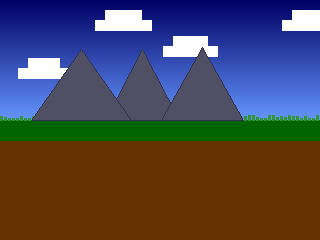
#> input picture scene_bg.png, 320 x 240 px
$ python -i post_effects.py   (imports and definitions only)
#> lines starting #> are read from the running program, lines starting #| are printed output that depends on the picture
"""
艺术滤镜后处理系统
为像素角色添加各种艺术效果（发光、水墨、手绘、复古等）
"""

from PIL import Image, ImageFilter, ImageEnhance, ImageDraw
import texture_generator as tex
import random


def _ensure_rgba(image):
    if image.mode != "RGBA":
        return image.convert("RGBA")
    return image


def _apply_effect_with_alpha_mask(original, processed):
    """
    Apply the processed RGB effect back to the original Alpha channel.
    This preserves transparency.
    """
    if original.mode != "RGBA":
        return processed

    r, g, b, a = original.split()

    if processed.mode != "RGB":
        processed = processed.convert("RGB")

    if processed.size != original.size:
        processed = processed.resize(original.size)

    r_p, g_p, b_p = processed.split()
    return Image.merge("RGBA", (r_p, g_p, b_p, a))


# [94 lines left out: functions apply_ink_effect, apply_neon_glow, apply_sketch_texture, apply_retro_crt, not called in this run]


def apply_vector_polish(image):
    """
    矢量抛光
    """
    image = _ensure_rgba(image)
    rgb_img = image.convert("RGB")

    # 1. 轻微模糊
    smoothed = rgb_img.filter(ImageFilter.GaussianBlur(radius=0.3))

    # 2. 增强对比度
    contrast = ImageEnhance.Contrast(smoothed)
    result = contrast.enhance(1.15)

    # 3. 增强饱和度
    enhancer = ImageEnhance.Color(result)
    result = enhancer.enhance(1.1)

    # 4. 锐化
    result = result.filter(ImageFilter.SHARPEN)

    # 5. 亮度
    brightness = ImageEnhance.Brightness(result)
    result = brightness.enhance(1.05)

    return _apply_effect_with_alpha_mask(image, result)


# [23 lines left out: functions apply_chromatic_aberration, get_post_effect_for_mode, not called in this run]

>>> from PIL import Image
>>> picture = Image.open('scene_bg.png')
#> picture is the input picture: PIL image 320x240 RGBA; mean R, G, B, A 75.8, 71, 78.3, 255
>>> result = apply_vector_polish(picture)
#> in apply_vector_polish, `result = contrast.enhance(1.15)`:
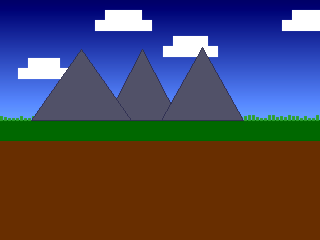
#> result: PIL image 320x240 RGB; mean R, G, B 76.1, 69.4, 83
#> in apply_vector_polish, `result = result.filter(ImageFilter.SHARPEN)`:
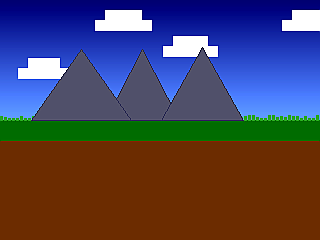
#> result: PIL image 320x240 RGB; mean R, G, B 76.5, 68.2, 86
#> in _apply_effect_with_alpha_mask, `r, g, b, a = original.split()`:
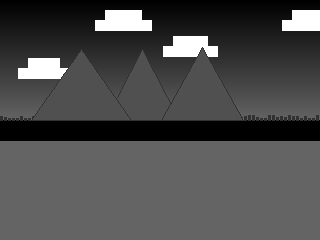
#> r: PIL image 320x240 L; min 0, max 255, mean 75.8
#> in _apply_effect_with_alpha_mask, `r, g, b, a = original.split()`:
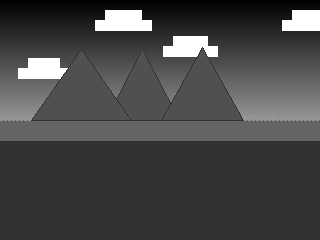
#> g: PIL image 320x240 L; min 0, max 255, mean 71
#> in _apply_effect_with_alpha_mask, `r, g, b, a = original.split()`:
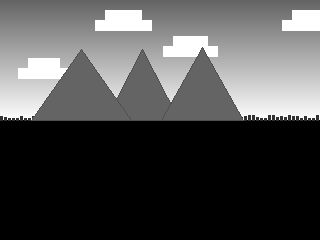
#> b: PIL image 320x240 L; min 0, max 255, mean 78.3
#> in _apply_effect_with_alpha_mask, `r, g, b, a = original.split()`: a: PIL image 320x240 L; every value is 255
#> in _apply_effect_with_alpha_mask, `r_p, g_p, b_p = processed.split()`:
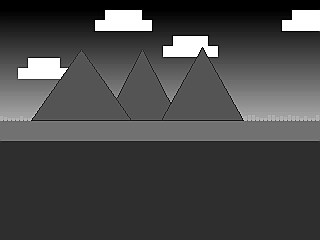
#> g_p: PIL image 320x240 L; min 0, max 255, mean 70.7
#> in _apply_effect_with_alpha_mask, `r_p, g_p, b_p = processed.split()`:
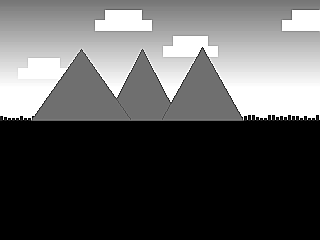
#> b_p: PIL image 320x240 L; min 0, max 255, mean 89
